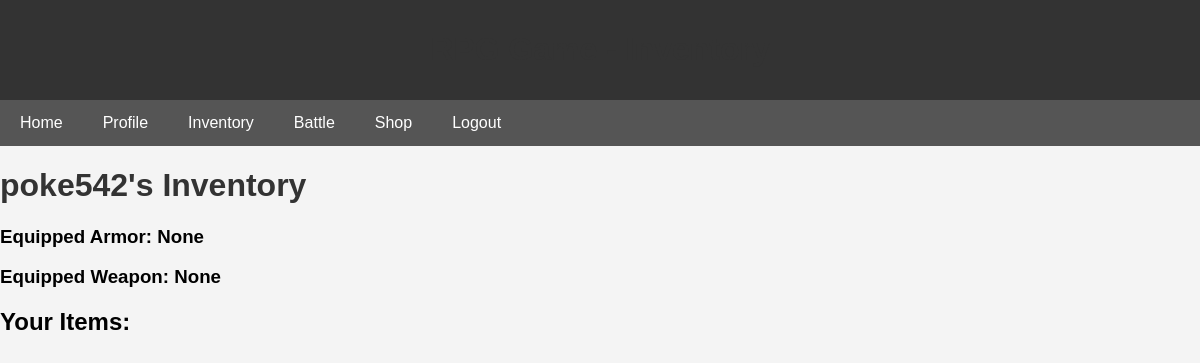
The app's page /inventory/ (signed in), older data.
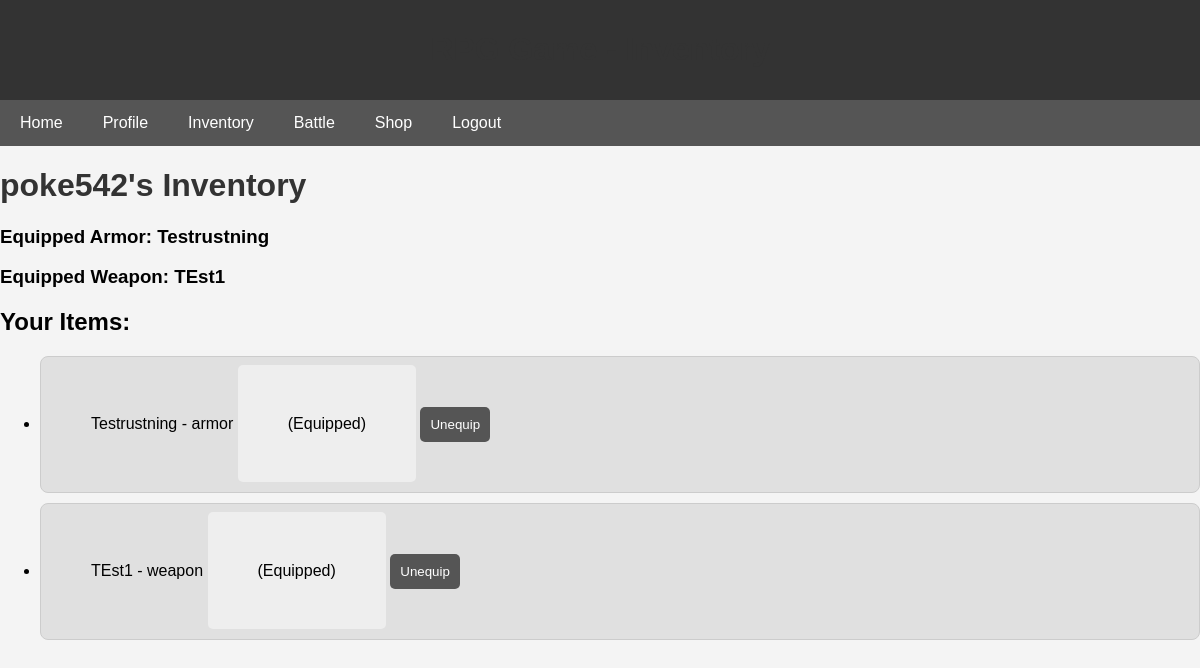
The same page, newer data.
### RPG/models.py (models this page shows, shortened)
class player_model(models.Model):
    user = models.OneToOneField(User, on_delete=models.CASCADE, default=1)
    name = models.CharField(max_length=100, default="Placeholder")
    Strength = models.IntegerField(default=10)
    Dexterity = models.IntegerField(default=10)
    AC = models.IntegerField(default=10)  # Armor Class
    HP = models.IntegerField(default=10)
    coins = models.IntegerField(default=10)
    is_in_combat = models.BooleanField(default=False)  # Track combat status
    equipped_armor = models.ForeignKey(Item, null=True, blank=True, on_delete=models.SET_NULL, related_name='equipped_armor', limit_choices_to={'item_type': 'armor'})
    equipped_weapon = models.ForeignKey(Item, null=True, blank=True, on_delete=models.SET_NULL, related_name='equipped_weapon', limit_choices_to={'item_type': 'weapon'})

class Item(models.Model):
    name = models.CharField(max_length=100)
    description = models.TextField()
    price = models.DecimalField(max_digits=10, decimal_places=0, default=0)
    item_type = models.CharField(max_length=50, choices=[
        ('armor', 'Armor'),
        ('weapon', 'Weapon'),
        ('potion', 'Potion'),
    ])
    defense = models.IntegerField(null=True, blank=True)  # Optional defense stat
    damage = models.CharField(max_length=10, null=True, blank=True)  # Weapon damage, e.g., "1d8" for weapons
    def __str__(self):
        return self.name

### RPG/views.py (the view, shortened to what this page needs)
# urls.py: path('inventory/', views.inventory_view, name='inventory'),
@login_required
def inventory_view(request):
    character = get_object_or_404(player_model, user=request.user)
    inventory, created = Inventory.objects.get_or_create(player=character)
    return render(request, 'inventory.html', {'inventory': character.inventory, 'character': character})

### RPG/templates/inventory.html (shortened to what this page needs)
<!DOCTYPE html>
<html lang="en">
<head>
    {% load static %}
    <link rel="stylesheet" href="{% static 'css/styles.css' %}">
</head>
<body>
    <header>
        <h1>RPG Game - Inventory</h1>
    </header>
    <nav>
        <a href="{% url 'main' %}">Home</a>
        <a href="{% url 'update_profile' %}">Profile</a>
        <a href="{% url 'inventory' %}">Inventory</a>
        <a href="{% url 'start_battle' %}">Battle</a>
        <a href="{% url 'shop' %}">Shop</a>
        <a href="{% url 'logout' %}">Logout</a>
    </nav>
    <h1>{{ character.user.username }}'s Inventory</h1>
    <h3>Equipped Armor: {{ character.equipped_armor }}</h3>
    <h3>Equipped Weapon: {{ character.equipped_weapon }}</h3>
    <h2>Your Items:</h2>
    <ul>
        {% for item in inventory.items.all %}
        <li class="item">
            {{ item.name }} - {{ item.item_type }}
            {% if item == character.equipped_armor or item == character.equipped_weapon %}
                <span class="equipped"> (Equipped)</span>
                <form method="POST" style="display:inline;">
                    <button type="submit">Unequip</button>
                </form>
            {% endif %}
        </li>
        {% endfor %}
    </ul>
</body>
</html>

### RPG/static/css/styles.css (style rules this page uses)
body { font-family: Arial, sans-serif; background-color: #f4f4f4; margin: 0; padding: 0; }
header { background-color: #333; color: white; padding: 10px 20px; text-align: center; }
nav { background-color: #555; overflow: hidden; }
nav a { float: left; display: block; color: white; text-align: center; padding: 14px 20px; text-decoration: none; }
h1 { color: #333; }
.equipped, .item, .form-container { background-color: #eee; padding: 50px; margin-bottom: 10px; border-radius: 5px; }
.item { background: #e0e0e0; border: 1px solid #ccc; border-radius: 8px; padding: 50px; transition: transform 0.2s; }
form { display: flex; flex-direction: column; }
input[type="submit"], button { background-color: #555; color: white; padding: 10px; border: none; cursor: pointer; border-radius: 5px; }

Row changes from the older to the newer data that the page shows:
changed player_model "poke542": equipped_armor "None" → "Testrustning"; equipped_weapon "None" → "TEst1"
now on this page (row edited): Item: name "Testrustning", item_type "armor"
now on this page (row edited): Item: name "TEst1", item_type "weapon"
